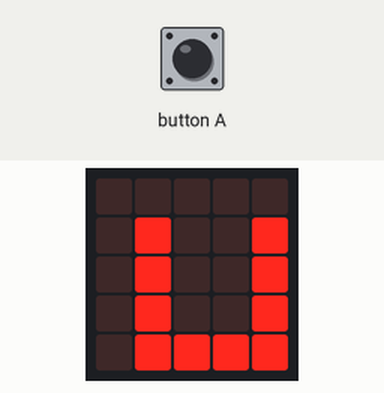
Recording of a program running on a simulated BBC micro:bit (MakeCode). Parts: the board's 5×5 LED display. Inputs (shaded band) come from the test bench.

Above: at 1.2 s.
1.3 s: button A pressed for 0.15 s
Timing chart, 0 to 4.3 s (numbered marks = the images above; inputs shaded):
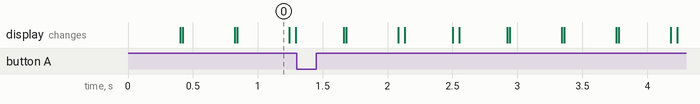

The program:

main.ts
```typescript
input.onButtonPressed(Button.A, function () {
    ORGÁNICO.set(LedSpriteProperty.X, 3)
    basic.pause(200)
    ORGÁNICO.set(LedSpriteProperty.Y, 3)
})
let ORGÁNICO: game.LedSprite = null
ORGÁNICO = game.createSprite(0, 0)
basic.forever(function () {
    basic.showLeds(`
        . . . . .
        . # . . #
        . # . . #
        . # . . #
        . # # # #
        `)
})
```

test.ts
```typescript
// aquí va el archivo "tests"; esto no se compilará cuando este paquete se utilice como una extensión.
```

Measured:
- what the display in image 0 shows lasts 0.4 s, from 0.8 s to 1.2 s
